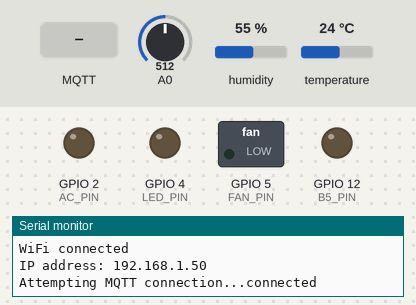
Bench run of a sketch on a simulated ESP8266 (NodeMCU). On the bench: switched loads named in the sketch (green lamp = pin HIGH), output pins drawn as LEDs (lit = HIGH), the last lines printed to the serial monitor. Inputs (shaded band) come from the test bench; at power-on: A0 = 512, humidity 55 %, temperature 24 °C. WiFi joins after 1.5 s; servers stay silent unless stated; random numbers use the default seed unless the sketch sets one; no MQTT or app messages arrive unless stated.

Above: at 5.2 s.
5.3 s: MQTT message "on" arrives on the first subscribed topic
At 6.8 s:
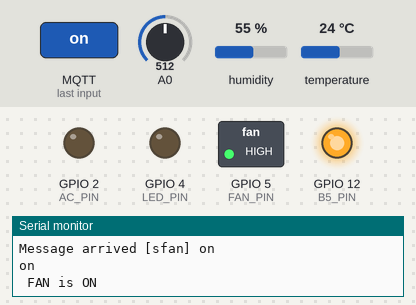
9.5 s: MQTT message "off" arrives on the first subscribed topic
At 16.5 s:
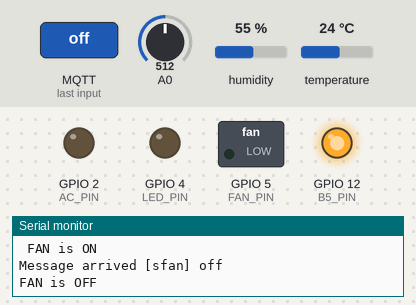
18.5 s: MQTT message "on" arrives on the second subscribed topic
At 19.1 s:
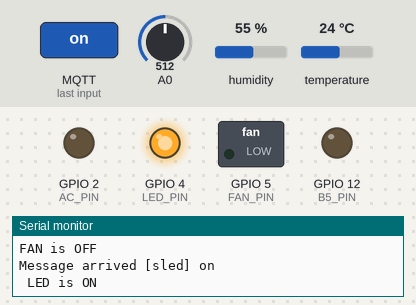
25.5 s: MQTT message "on" arrives on the third subscribed topic
At 26.8 s:
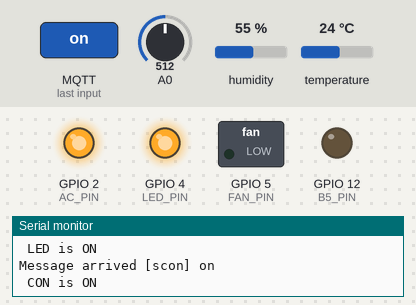
34.5 s: MQTT message "off" arrives on the second subscribed topic
At 34.8 s:
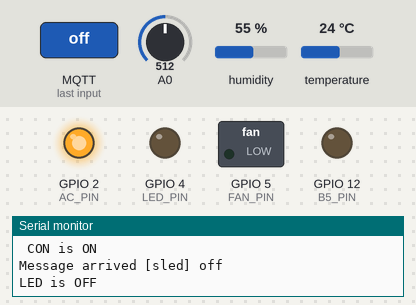
41.5 s: MQTT message "on" arrives on the first subscribed topic
At 42.6 s:
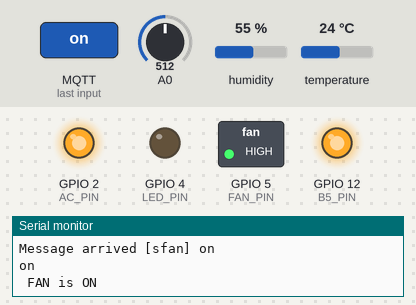
Timing chart, 0 to 51.5 s (numbered marks = the images above; inputs shaded):
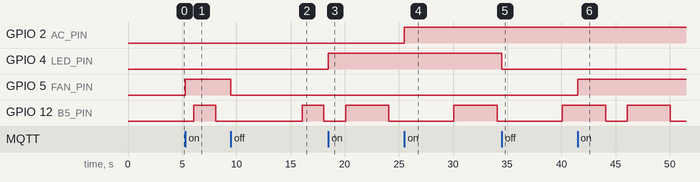

Measured:
- after the input at 5.3 s, GPIO 5 (FAN_PIN): LOW → HIGH at once
- after the input at 9.5 s, GPIO 5 (FAN_PIN): HIGH → LOW at once
- after the input at 18.5 s, GPIO 4 (LED_PIN): LOW → HIGH at once
- after the input at 25.5 s, GPIO 2 (AC_PIN): LOW → HIGH at once
- after the input at 34.5 s, GPIO 4 (LED_PIN): HIGH → LOW at once
- after the input at 41.5 s, GPIO 5 (FAN_PIN): LOW → HIGH at once

The sketch:

sketch_oct2a.ino
```cpp
#include "DHT.h"
#include <ESP8266WiFi.h>
#include <PubSubClient.h>
#include <ArduinoJson.h>

#define DHTPIN 14
#define DHTTYPE DHT11

#define FAN_PIN 5
#define LED_PIN 4
#define AC_PIN 2
#define AO_PIN 0
#define B5_PIN 12

const char* subTopicFan = "sfan";
const char* subTopicLed = "sled";
const char* subTopicAC = "scon";

const char* pubSensorTopic = "psensor";


const char* pubHisFan = "pfan";
const char* pubHisLed = "pled";
const char* pubHisAC = "pcon";


// Wifi
const char* ssid = "vnpt.thanh";
const char* password = "43211234";

const char* mqtt_server = "192.168.1.8";

WiFiClient espClient;
PubSubClient client(espClient);

DHT dht(DHTPIN, DHTTYPE);

void setup_wifi() {
  delay(2000);
  Serial.println();
  Serial.print("Connecting to ");
  Serial.println(ssid);

  WiFi.begin(ssid, password);

  while (WiFi.status() != WL_CONNECTED) {
    delay(1000);
    Serial.print(".");
  }

  Serial.println("");
  Serial.println("WiFi connected");
  Serial.print("IP address: ");
  Serial.println(WiFi.localIP());
}

void callback(char* topic, byte* payload, unsigned int length) {
  Serial.print("Message arrived [");
  Serial.print(topic);
  Serial.print("] ");

  String message;
  for (int i = 0; i < length; i++) {
    message += (char)payload[i];
  }
  Serial.println(message);

  if (String(topic) == subTopicLed) {
    if (message == "on") {
      digitalWrite(LED_PIN, HIGH);
      Serial.println(" LED is ON");
      pub(pubHisLed, "led", "on");
    } else if (message == "off") {
      digitalWrite(LED_PIN, LOW);
      Serial.println("LED is OFF");
      pub(pubHisLed, "led", "off");
    }
  }

  if (String(topic) == subTopicFan) {
    if (message == "on") {
      Serial.println(message);
      digitalWrite(FAN_PIN, HIGH);
      Serial.println(" FAN is ON");
      pub(pubHisFan, "fan", "on");
    } else if (message == "off") {
      digitalWrite(FAN_PIN, LOW);
      Serial.println("FAN is OFF");
      pub(pubHisFan, "fan", "off");
    }
  }

  if (String(topic) == subTopicAC) {
    if (message == "on") {
      digitalWrite(AC_PIN, HIGH);
      Serial.println(" CON is ON");
      pub(pubHisAC, "con", "on");
    } else if (message == "off") {
      digitalWrite(AC_PIN, LOW);
      Serial.println("CON is OFF");
      pub(pubHisAC, "con", "off");
    }
  }
}

void reconnect() {
  while (!client.connected()) {
    Serial.print("Attempting MQTT connection...");
    if (client.connect("tai")) {
      Serial.println("connected");
      client.subscribe(subTopicFan);
      client.subscribe(subTopicLed);
      client.subscribe(subTopicAC);
    } else {
      Serial.print("failed, rc=");
      Serial.print(client.state());
      Serial.println(" try again in 5 seconds");
      delay(5000);
      yield();
    }
  }
}

void setup() {
  Serial.begin(115200);
  setup_wifi();

  pinMode(LED_PIN, OUTPUT);
  pinMode(AC_PIN, OUTPUT);
  pinMode(FAN_PIN, OUTPUT);

  pinMode(B5_PIN, OUTPUT);

  digitalWrite(LED_PIN, LOW);
  digitalWrite(AC_PIN, LOW);
  digitalWrite(FAN_PIN, LOW);

  digitalWrite(B5_PIN, LOW);

  client.setServer(mqtt_server, 1883);
  client.setCallback(callback);
  dht.begin();
}

unsigned long lastDHTReadTime = 0;
const long interval = 2000;

void loop() {

  if (!client.connected()) {
    reconnect();
  }
  client.loop();

  unsigned long currentMillis = millis();

  if (currentMillis - lastDHTReadTime >= interval) {
    lastDHTReadTime = currentMillis;

    float h = dht.readHumidity();
    float t = dht.readTemperature();

    int lightValue = analogRead(AO_PIN);
    if (isnan(h) || isnan(t)) {
      Serial.println(F("Failed to read from DHT sensor!"));
      return;
    }

    if(isnan(lightValue)) {
      Serial.println(F("Failed to read from Light sensor!"));
    }

    lightValue = 1000 - lightValue;

    //pub
    StaticJsonDocument<200> doc;
    doc["type"] = "data";
    doc["tem"] = t;
    doc["hum"] = h;
    doc["lig"] = lightValue;

    int randomValue = random(0, 101);
    doc["ws"] = randomValue;
    if (randomValue <= 60) {
      digitalWrite(B5_PIN, LOW);   // Nếu giá trị <= 60, tắt đèn LED
    } else {
      digitalWrite(B5_PIN, HIGH);  // Nếu giá trị > 60, bật đèn LED
    }

    char jsonBuffer[512];
    serializeJson(doc, jsonBuffer);
    client.publish(pubSensorTopic, jsonBuffer);

  }
}

void pub(const char* topic,const char* hw, const char* act) {
    StaticJsonDocument<200> doc;
    doc["type"] = "hw";
    doc["hw"] = hw;
    doc["act"] = act;

    char jsonBuffer[512];
    serializeJson(doc, jsonBuffer);
    client.publish(topic, jsonBuffer);
}
```
